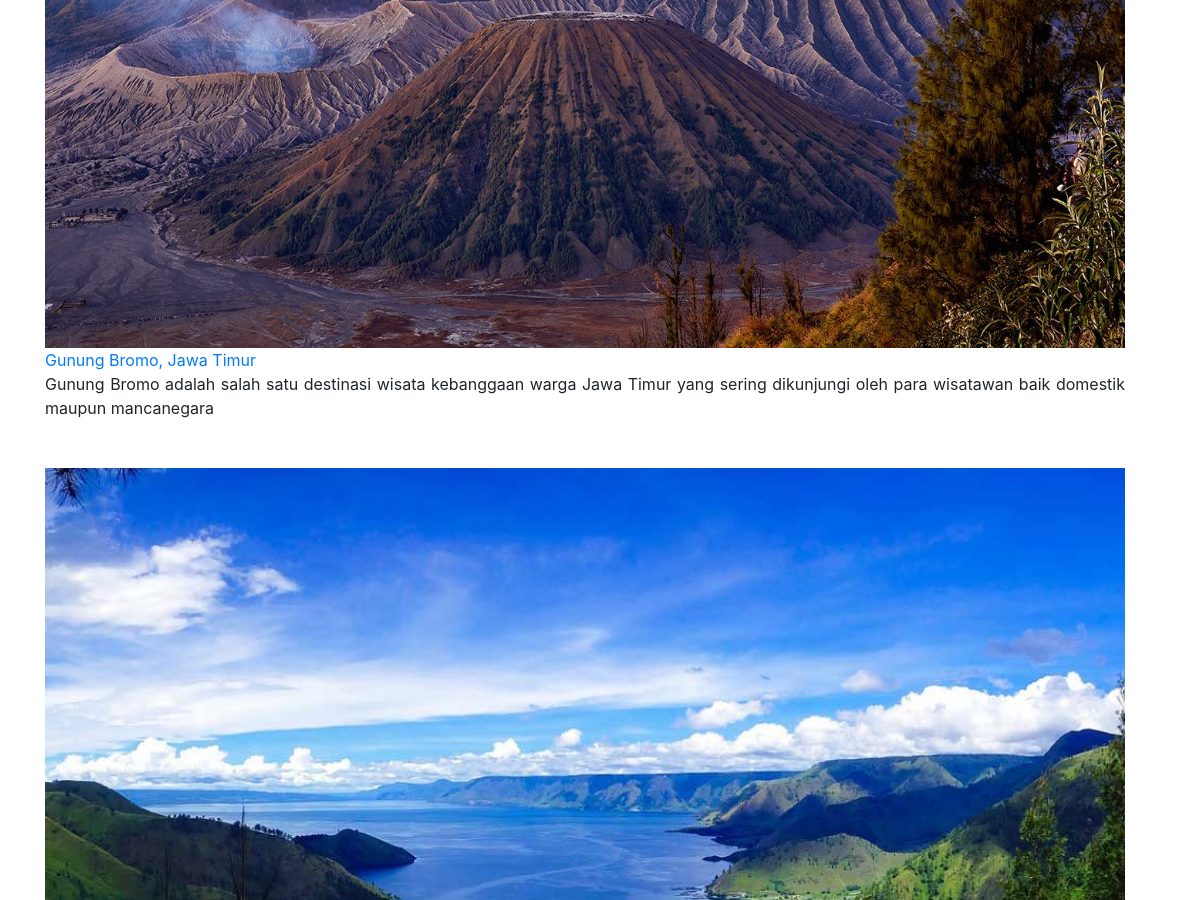
The page /?halaman=2 (middle part) on the database as committed earlier.
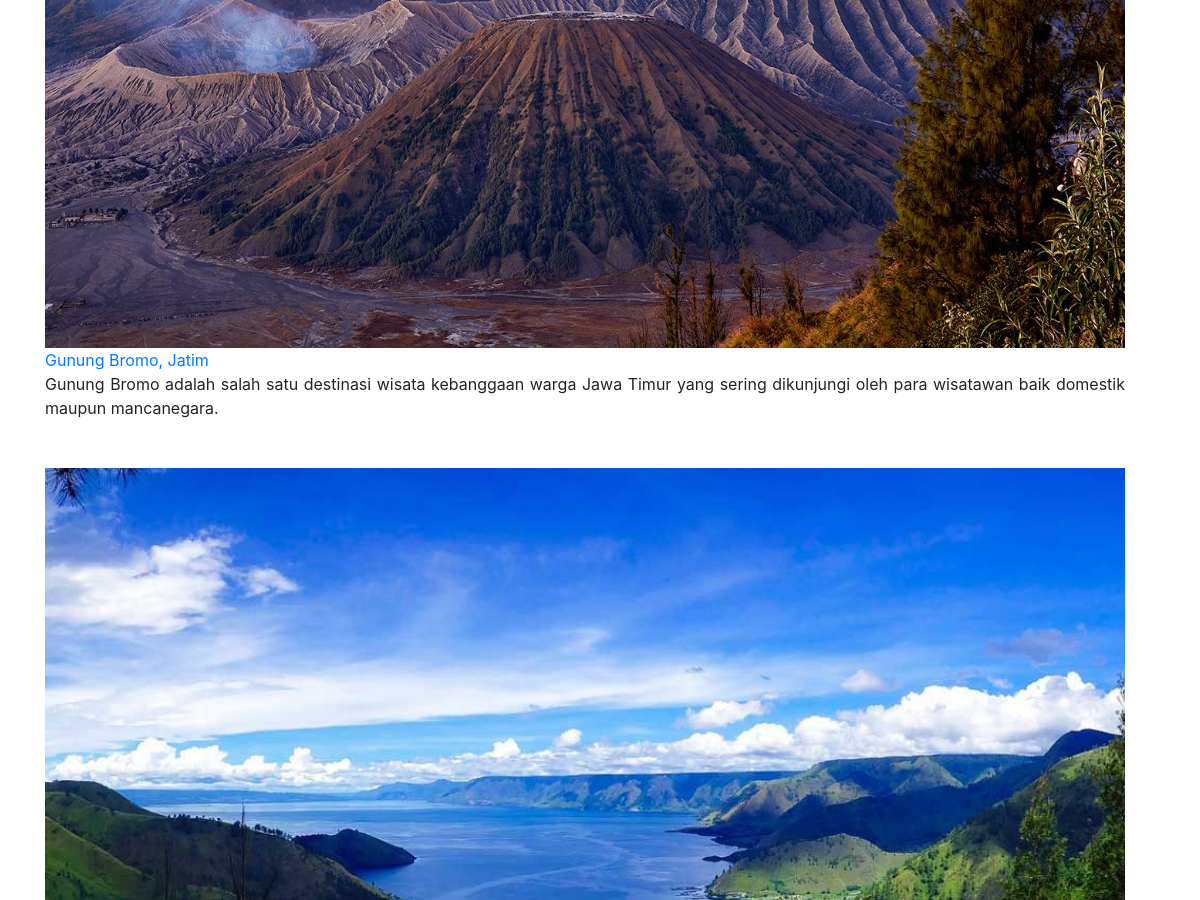
The same page on the database as committed later.
### tables this page shows
CREATE TABLE `pages` (
  `id` int(12) NOT NULL,
  `foto` varchar(255) NOT NULL,
  `title` varchar(100) NOT NULL,
  `content` varchar(255) NOT NULL,
  `created_at` timestamp NOT NULL DEFAULT current_timestamp(),
  `updated_at` timestamp NOT NULL DEFAULT current_timestamp(),
  `deleted_at` timestamp NULL DEFAULT NULL
);

### index.php (the view, shortened to what this page needs)
<?php
require_once 'admin/config/db.php';
function query($query){
  global $db;
$result = mysqli_query($db, $query);
$rows = [];
while($row = mysqli_fetch_assoc($result)){
  $rows[] = $row;
}
return $rows;
}
$jumlahDataPerHalaman = 5;
$jumlahData = count(query("SELECT * FROM pages"));
$halamanAktif = (isset($_GET["halaman"])) ? $_GET["halaman"] : 1;
$awalData = ($jumlahDataPerHalaman * $halamanAktif) - $jumlahDataPerHalaman;
$pgs = query("SELECT * FROM pages LIMIT $awalData,$jumlahDataPerHalaman");
?>
<!DOCTYPE html>
<html lang="en">
  <head>
    <link rel="stylesheet" href="assets/css/style.css">
    <link rel="stylesheet" href="assets/css/slick.css">
    <link rel="stylesheet" href="assets/css/jquery-ui.css">
    <link rel="stylesheet" href="assets/css/custom_bootstrap.css">
    <link href="admin/assets/fontawesome-free/css/all.min.css" rel="stylesheet">
    <link rel="stylesheet" href="assets/css/plyr.css">
    <link rel="stylesheet" href="assets/css/aos.css">
    <link rel="stylesheet" href="assets/css/animate.css">
    <link rel="stylesheet" href="assets/css/themify-icons.css">
  </head>
  <body>
    <div id="main">
      <h2 class="text-center"> Tempat Wisata di <b>Indonesia</b> </h2> <br>
      <?php foreach($pgs as $row) : ?>
      <section>
        <div class="container">
          <div class="container row justify-content-center">
            <div class="col-12 col-md-12" align="justify">
              <div class="post-block post-classic">
                <div class="post-img mt-5 text-center">
                  <img src="assets/images/index/<?= $row["foto"]; ?>" width="100%" alt="post image">
                </div>
                <div class="post-detail">
                  <a class="post-title regular" href="detail.php?id=<?= $row["id"]; ?>"> <?php echo $row["title"]; ?> </a>
                  <p class="post-describe">
                    <?php echo $row["content"]; ?>
                  </p>
                </div>
              </div>
            </div>
          </div>
        </div>
      </section>
      <?php endforeach; ?>
    </div>
  </body>
</html>

Rows that differ between the two databases and show on the page:
changed pages: title "Gunung Bromo, Jawa Timur" → "Gunung Bromo, Jatim"; content "Gunung Bromo adalah salah satu destinasi wisata kebanggaan warga Jawa Timur yang sering dikunjungi oleh para wisatawan baik domestik maupun mancanegara" → "Gunung Bromo adalah salah satu destinasi wisata kebanggaan warga Jawa Timur yang sering dikunjungi oleh para wisatawan baik domestik maupun mancanegara."
